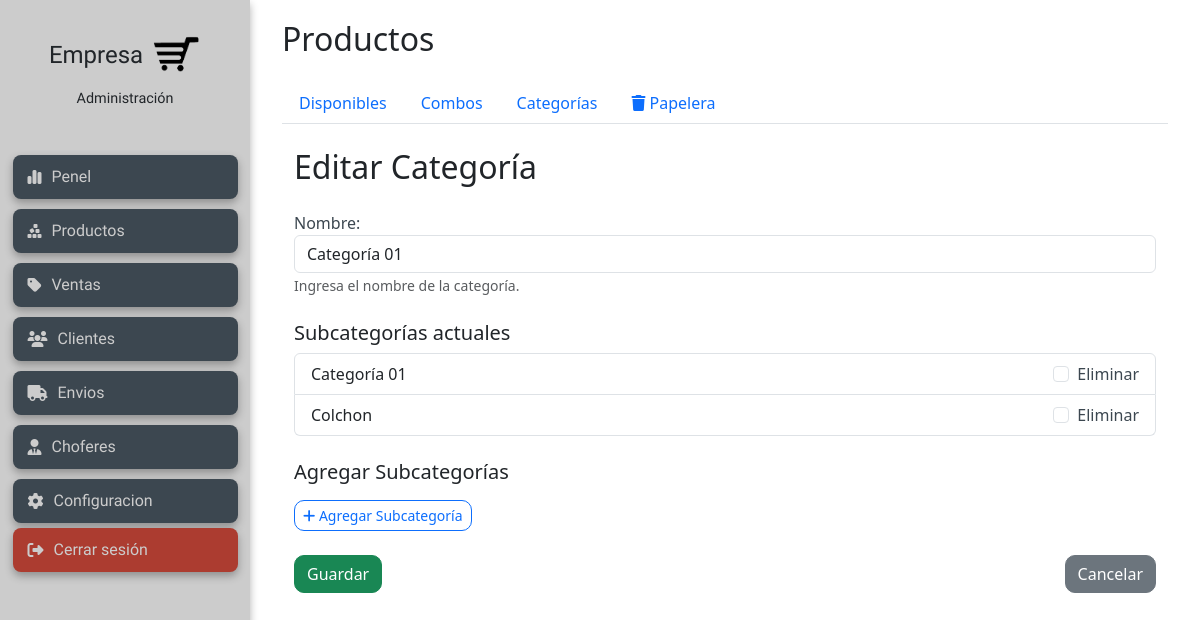
The page /products/categories/1/edit/ (signed in) on the database as committed earlier.
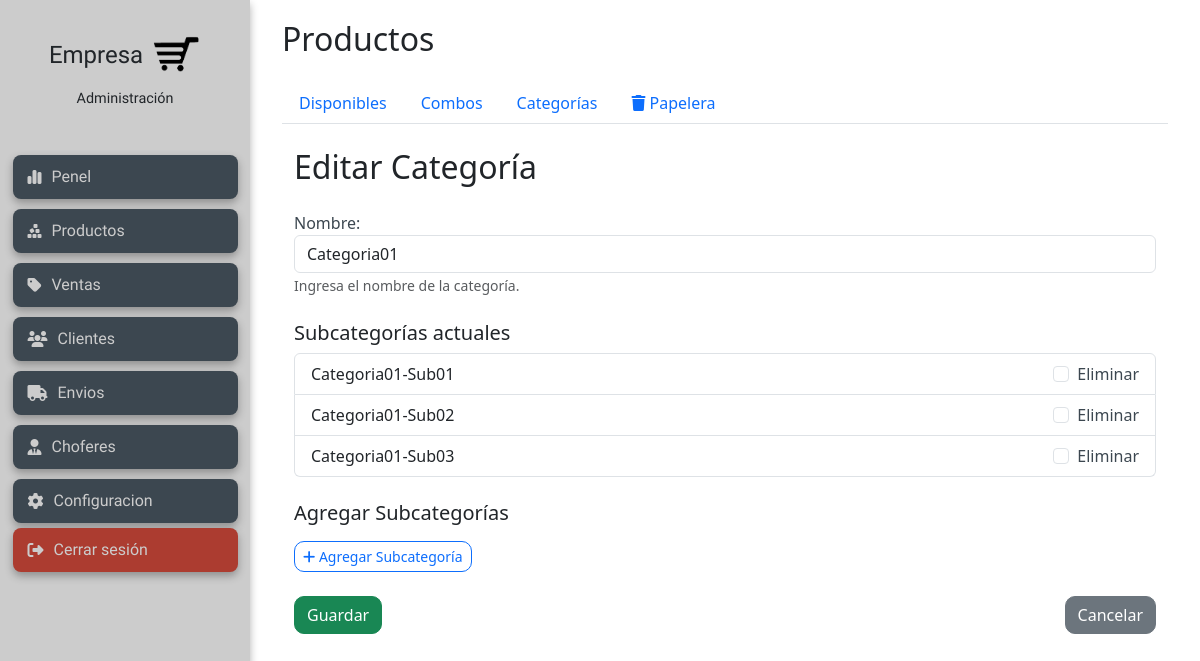
The same page on the database as committed later.
### products/models.py (models this page shows, shortened)
class Category(models.Model):
    name = models.CharField(max_length=100, unique=True, verbose_name="Nombre")
    slug = models.SlugField(max_length=100, unique=True, blank=True)
    parent = models.ForeignKey(
        'self',
        on_delete=models.CASCADE,
        null=True,
        blank=True,
        related_name='children',
        verbose_name="Categoría Padre"
    )
    class Meta:
        verbose_name = "Categoría"
        verbose_name_plural = "Categorías"
        ordering = ['name']

### products/views.py (the view)
# urls.py: path('categories/<int:pk>/edit/', views.category_edit, name='category_edit'),
@login_required
def category_edit(request, pk):
    category = get_object_or_404(Category, pk=pk)
    if request.method == 'POST':
        form = CategoryForm(request.POST, instance=category)
        if form.is_valid():
            form.save()
            for name in request.POST.getlist('subcategories'):
                if name.strip():
                    Category.objects.create(name=name.strip(), parent=category)
            ids_remove = request.POST.getlist('remove_children')
            if ids_remove:
                Category.objects.filter(id__in=ids_remove, parent=category).delete()
            messages.success(request, "Categoría actualizada.")
            return redirect('products:category_list')
    else:
        form = CategoryForm(instance=category)
    return render(request, 'products/category_form.html', {'form': form, 'title': 'Editar Categoría'})

### products/forms.py
class CategoryForm(forms.ModelForm):
    class Meta:
        model = Category
        fields = ['name']  # solo nombre
        widgets = {
            'name': forms.TextInput(attrs={'class': 'form-control'}),
        }

### products/templates/products/category_form.html (shortened to what this page needs)
{% extends "products/products_layout.html" %}
{% load static %}
{% block product_content %}
<div class="container my-4" id="formsCategorias">
  <h2 class="mb-4">{{ title }}</h2>
  <form method="post" novalidate id="formCategoria">
    <div class="mb-3">
        {{ form.name.label_tag }}
        {{ form.name }}
        <small class="form-text text-muted">Ingresa el nombre de la categoría.</small>
    </div>
    {% if form.instance.pk and form.instance.children.all %}
      <h5 class="mt-4">Subcategorías actuales</h5>
      <ul class="list-group mb-3">
        {% for child in form.instance.children.all %}
          <li class="list-group-item d-flex justify-content-between align-items-center">
            <span>{{ child.name }}</span>
            <div class="form-check m-0">
              <input class="form-check-input" type="checkbox" name="remove_children" value="{{ child.id }}" id="rm{{ child.id }}">
              <label class="form-check-label" for="rm{{ child.id }}">Eliminar</label>
            </div>
          </li>
        {% endfor %}
      </ul>
    {% endif %}
    <h5 class="mt-4">Agregar Subcategorías</h5>
    <button type="button" id="addSubcategoryBtn" class="btn btn-outline-primary btn-sm mt-2">
      <i class="fa-solid fa-plus"></i> Agregar Subcategoría
    </button>
    <div class="d-flex justify-content-between mt-4">
      <button type="submit" class="btn btn-success">Guardar</button>
      <a href="{% url 'products:category_list' %}" class="btn btn-secondary">Cancelar</a>
    </div>
  </form>
</div>
{% endblock product_content %}

Rows that differ between the two databases and show on the page:
no longer on one of the page's lists (row edited): Category: name "Categoría 01"
removed Category: name "Colchon"
changed Category: name "Categoría 01" → "Categoria01"
added Category: name "Categoria01-Sub01"
added Category: name "Categoria01-Sub02"
now on this page (row edited): Category: name "Categoria01-Sub03"
